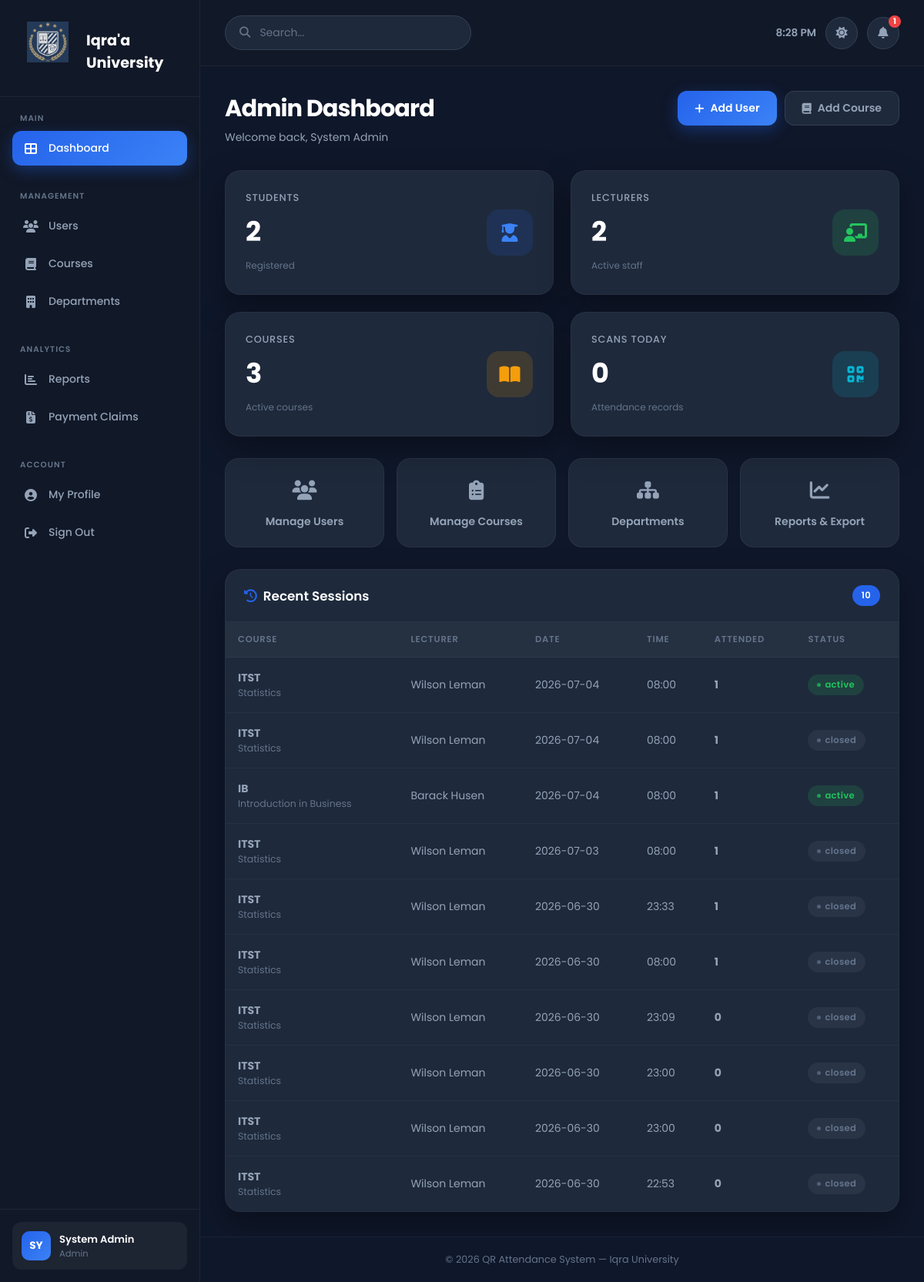
The page /admin/dashboard (signed in) on the database as committed earlier.
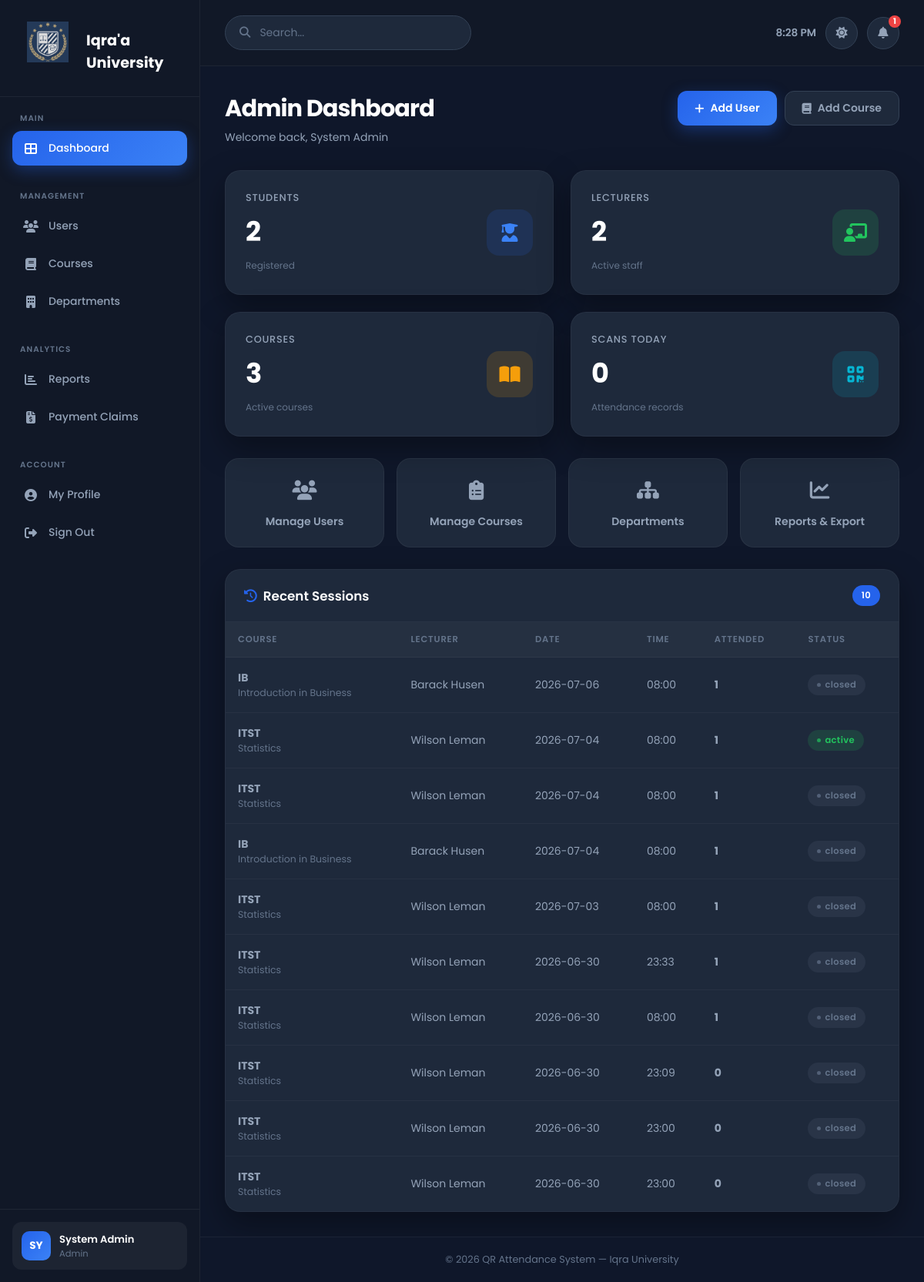
The same page on the database as committed later.
### tables this page shows
CREATE TABLE `sessions` (
  `id` int(10) UNSIGNED NOT NULL,
  `course_id` int(10) UNSIGNED NOT NULL,
  `lecturer_id` int(10) UNSIGNED NOT NULL,
  `title` varchar(180) DEFAULT NULL,
  `session_date` date NOT NULL,
  `start_time` time NOT NULL,
  `end_time` time NOT NULL,
  `qr_token` varchar(64) NOT NULL,
  `qr_expires_at` timestamp NOT NULL DEFAULT '1999-12-31 22:00:00',
  `qr_image_path` varchar(255) DEFAULT NULL,
  `status` enum('pending','active','closed') NOT NULL DEFAULT 'pending',
  `created_at` timestamp NOT NULL DEFAULT current_timestamp()
);

CREATE TABLE `courses` (
  `id` int(10) UNSIGNED NOT NULL,
  `department_id` int(10) UNSIGNED DEFAULT NULL,
  `lecturer_id` int(10) UNSIGNED DEFAULT NULL,
  `code` varchar(30) NOT NULL,
  `name` varchar(180) NOT NULL,
  `description` text DEFAULT NULL,
  `credit_hours` tinyint(3) UNSIGNED DEFAULT 3,
  `semester` tinyint(3) UNSIGNED DEFAULT NULL,
  `academic_year` varchar(10) DEFAULT NULL,
  `is_active` tinyint(1) NOT NULL DEFAULT 1,
  `created_at` timestamp NOT NULL DEFAULT current_timestamp()
);

### app/core/Controller.php (called while the page is built, shortened)
<?php
class Controller
{
    public function __construct()
    {
        $this->db = Database::getInstance();
    }
    protected function view(string $view, array $data = []): void
    {
        extract($data, EXTR_SKIP);
        $file = APP_PATH . "/views/{$view}.php";
        require APP_PATH . '/views/layouts/header.php';
        require $file;
        require APP_PATH . '/views/layouts/footer.php';
    }
}

### app/controllers/AdminController.php (called while the page is built, shortened)
<?php
class AdminController extends Controller
{
    public function dashboard(): void
    {
        $stats = [
            'students'  => $this->db->scalar("SELECT COUNT(*) FROM students"),
            'lecturers' => $this->db->scalar("SELECT COUNT(*) FROM lecturers"),
            'courses'   => $this->db->scalar("SELECT COUNT(*) FROM courses WHERE is_active=1"),
            'sessions'  => $this->db->scalar("SELECT COUNT(*) FROM sessions"),
            'today'     => $this->db->scalar(
                "SELECT COUNT(*) FROM attendance WHERE DATE(scanned_at) = CURDATE()"
            ),
        ];
        $recentSessions = $this->db->all(
            "SELECT s.*, c.name AS course_name, c.code AS course_code,
                    u.name AS lecturer_name, COUNT(a.id) AS att_count
               FROM sessions s
               JOIN courses   c ON c.id = s.course_id
               JOIN lecturers l ON l.id = s.lecturer_id
               JOIN users     u ON u.id = l.user_id
               LEFT JOIN attendance a ON a.session_id = s.id
              GROUP BY s.id
              ORDER BY s.created_at DESC LIMIT 10"
        );
        $this->view('admin/dashboard', [
            'user'           => Auth::user(),
            'stats'          => $stats,
            'recentSessions' => $recentSessions,
            'flash'          => $this->getFlash(),
        ]);
    }
}

### public/index.php (called while the page is built, shortened)
<?php
require_once APP_PATH . '/core/Database.php';
require_once APP_PATH . '/core/Controller.php';
require_once APP_PATH . '/core/Router.php';
$router = new Router();
$router->get( '/',         'AuthController@showLogin');
$router->get( '/login',    'AuthController@showLogin');
$router->post('/login',    'AuthController@login');
$router->get( '/register', 'AuthController@showRegister');
$router->post('/register', 'AuthController@register');
$router->get( '/logout',   'AuthController@logout');
$router->get( '/forgot-password', 'AuthController@showForgotPassword');
$router->post('/forgot-password', 'AuthController@forgotPassword');
$router->get( '/reset-password',  'AuthController@showResetPassword');
$router->post('/reset-password',  'AuthController@resetPassword');
$router->get( '/profile',        'ProfileController@edit',   ['auth']);
$router->post('/profile/update', 'ProfileController@update', ['auth']);
$router->get('/attend/:token', 'AttendanceController@scan');
$router->get( '/student/dashboard',              'StudentController@dashboard',        ['auth','role:student']);
$router->get( '/student/courses/:id',            'StudentController@courseDetail',     ['auth','role:student']);
$router->post('/student/confirm-attendance/:id', 'StudentController@confirmAttendance',['auth','role:student']);
$router->get( '/lecturer/dashboard',             'LecturerController@dashboard',          ['auth','role:lecturer']);
$router->get( '/lecturer/sessions',              'LecturerController@sessions',           ['auth','role:lecturer']);
$router->get( '/lecturer/sessions/create',       'LecturerController@createSessionForm',  ['auth','role:lecturer']);
$router->post('/lecturer/sessions/create',       'LecturerController@createSession',      ['auth','role:lecturer']);
$router->get( '/lecturer/sessions/:id/scan',     'LecturerController@scanView',           ['auth','role:lecturer']);
$router->post('/lecturer/sessions/:id/activate', 'LecturerController@activateSession',    ['auth','role:lecturer']);
$router->post('/lecturer/sessions/:id/close',    'LecturerController@closeSession',       ['auth','role:lecturer']);
$router->get( '/lecturer/sessions/:id/manual',   'LecturerController@manualAttendanceForm',['auth','role:lecturer']);
$router->post('/lecturer/sessions/:id/manual',   'LecturerController@manualAttendance',   ['auth','role:lecturer']);
$router->get( '/lecturer/claims',            'ClaimController@index',      ['auth','role:lecturer']);
$router->get( '/lecturer/claims/create',     'ClaimController@createForm', ['auth','role:lecturer']);
$router->post('/lecturer/claims/create',     'ClaimController@create',     ['auth','role:lecturer']);
$router->get( '/lecturer/claims/:id/print',  'ClaimController@printForm',  ['auth','role:lecturer']);
$router->post('/lecturer/claims/:id/submit', 'ClaimController@submit',     ['auth','role:lecturer']);
$router->get( '/lecturer/claims/:id',        'ClaimController@show',       ['auth','role:lecturer']);
$router->get( '/admin/dashboard',              'AdminController@dashboard',        ['auth','role:admin']);
$router->get( '/admin/users',                  'AdminController@users',            ['auth','role:admin']);
$router->get( '/admin/users/create',           'AdminController@createUserForm',   ['auth','role:admin']);
$router->post('/admin/users/create',           'AdminController@createUser',       ['auth','role:admin']);
$router->post('/admin/users/:id/toggle',       'AdminController@toggleUser',       ['auth','role:admin']);
$router->get( '/admin/courses',                'AdminController@courses',          ['auth','role:admin']);
$router->get( '/admin/courses/create',         'AdminController@createCourseForm', ['auth','role:admin']);
$router->post('/admin/courses/create',         'AdminController@createCourse',     ['auth','role:admin']);
$router->post('/admin/courses/:id/toggle',     'AdminController@toggleCourse',     ['auth','role:admin']);
$router->get( '/admin/courses/:id/enrollment', 'AdminController@enrollmentView',   ['auth','role:admin']);
$router->post('/admin/courses/:id/enroll',     'AdminController@enrollStudent',    ['auth','role:admin']);
$router->post('/admin/courses/:id/set-rep',    'AdminController@setClassRep',      ['auth','role:admin']);
$router->get( '/admin/departments',            'AdminController@departments',      ['auth','role:admin']);
$router->post('/admin/departments/create',     'AdminController@createDepartment', ['auth','role:admin']);
$router->get( '/admin/reports',                'AdminController@reports',          ['auth','role:admin']);
$router->get( '/admin/reports/export',         'AdminController@exportReport',     ['auth','role:admin']);
$router->get( '/admin/claims',             'ClaimController@adminIndex', ['auth','role:admin']);
$router->post('/admin/claims/:id/approve', 'ClaimController@approve',    ['auth','role:admin']);
$router->post('/admin/claims/:id/reject',  'ClaimController@reject',     ['auth','role:admin']);
$router->get( '/admin/claims',             'ClaimController@adminIndex', ['auth','role:admin']);
$router->get( '/admin/claims/:id',         'ClaimController@adminView',  ['auth','role:admin']);
$router->post('/admin/claims/:id/approve', 'ClaimController@approve',    ['auth','role:admin']);
$router->post('/admin/claims/:id/reject',  'ClaimController@reject',     ['auth','role:admin']);
$router->dispatch();

### app/config/database.php (called while the page is built)
<?php
return [
    'driver'   => 'mysql',
    'host'     => $_ENV['DB_HOST']     ?? 'localhost',
    'port'     => $_ENV['DB_PORT']     ?? '3306',
    'database' => $_ENV['DB_NAME']     ?? 'qr_attendance',
    'username' => $_ENV['DB_USER']     ?? 'root',
    'password' => $_ENV['DB_PASS']     ?? '',
    'charset'  => 'utf8mb4',
    'options'  => [
        PDO::ATTR_ERRMODE            => PDO::ERRMODE_EXCEPTION,
        PDO::ATTR_DEFAULT_FETCH_MODE => PDO::FETCH_ASSOC,
        PDO::ATTR_EMULATE_PREPARES   => false,
    ],
];

### app/core/Database.php (called while the page is built, shortened)
<?php
class Database
{
    private static ?Database $instance = null;
    private PDO $pdo;
    private function __construct()
    {
        $config = require APP_PATH . '/config/database.php';
        $dsn = sprintf(
            '%s:host=%s;port=%s;dbname=%s;charset=%s',
            $config['driver'],
            $config['host'],
            $config['port'],
            $config['database'],
            $config['charset']
        );
        try {
            $this->pdo = new PDO($dsn, $config['username'], $config['password'], $config['options']);
        } catch (PDOException $e) {
            error_log('DB connection failed: ' . $e->getMessage());
            throw new RuntimeException('Database connection failed. Check logs for details.');
        }
    }
    public static function getInstance(): self
    {
        if (self::$instance === null) {
            self::$instance = new self();
        }
        return self::$instance;
    }
    private function run(string $sql, array $params = []): PDOStatement
    {
        $stmt = $this->pdo->prepare($sql);
        $stmt->execute($params);
        return $stmt;
    }
    public function all(string $sql, array $params = []): array
    {
        return $this->run($sql, $params)->fetchAll();
    }
    public function scalar(string $sql, array $params = []): mixed
    {
        $row = $this->run($sql, $params)->fetch(PDO::FETCH_NUM);
        return $row ? $row[0] : null;
    }
}

### app/views/admin/dashboard.php (the view, shortened to what the rows shown need)
<div class="page-title">
    <div>
        <h1>Admin Dashboard</h1>
        <p>Welcome back, <?= htmlspecialchars($user['name']) ?></p>
    </div>
    <div class="actions">
        <a href="<?= BASE_URL ?>/admin/users/create" class="btn btn-primary">
            <i class="fas fa-plus"></i> Add User
        </a>
        <a href="<?= BASE_URL ?>/admin/courses/create" class="btn btn-secondary">
            <i class="fas fa-book"></i> Add Course
        </a>
    </div>
</div>
<div class="stats">
    <a href="<?= BASE_URL ?>/admin/users?filter=student" class="stat-card" style="text-decoration:none;cursor:pointer">
        <div class="stat-info">
            <h3>Students</h3>
            <h1 data-counter="<?= (int)$stats['students'] ?>"><?= (int)$stats['students'] ?></h1>
            <small>Registered</small>
        </div>
        <div class="stat-icon blue"><i class="fas fa-user-graduate"></i></div>
    </a>
    <a href="<?= BASE_URL ?>/admin/users?filter=lecturer" class="stat-card" style="text-decoration:none;cursor:pointer">
        <div class="stat-info">
            <h3>Lecturers</h3>
            <h1 data-counter="<?= (int)$stats['lecturers'] ?>"><?= (int)$stats['lecturers'] ?></h1>
            <small>Active staff</small>
        </div>
        <div class="stat-icon green"><i class="fas fa-chalkboard-teacher"></i></div>
    </a>
    <a href="<?= BASE_URL ?>/admin/courses" class="stat-card" style="text-decoration:none;cursor:pointer">
        <div class="stat-info">
            <h3>Courses</h3>
            <h1 data-counter="<?= (int)$stats['courses'] ?>"><?= (int)$stats['courses'] ?></h1>
            <small>Active courses</small>
        </div>
        <div class="stat-icon amber"><i class="fas fa-book-open"></i></div>
    </a>
    <a href="<?= BASE_URL ?>/admin/reports" class="stat-card" style="text-decoration:none;cursor:pointer">
        <div class="stat-info">
            <h3>Scans Today</h3>
            <h1 data-counter="<?= (int)$stats['today'] ?>"><?= (int)$stats['today'] ?></h1>
            <small>Attendance records</small>
        </div>
        <div class="stat-icon cyan"><i class="fas fa-qrcode"></i></div>
    </a>
</div>
<div class="admin-nav-grid">
    <a href="<?= BASE_URL ?>/admin/users" class="admin-nav-card">
        <div class="admin-nav-icon"><i class="fas fa-users"></i></div>
        Manage Users
    </a>
    <a href="<?= BASE_URL ?>/admin/courses" class="admin-nav-card">
        <div class="admin-nav-icon"><i class="fas fa-clipboard-list"></i></div>
        Manage Courses
    </a>
    <a href="<?= BASE_URL ?>/admin/departments" class="admin-nav-card">
        <div class="admin-nav-icon"><i class="fas fa-sitemap"></i></div>
        Departments
    </a>
    <a href="<?= BASE_URL ?>/admin/reports" class="admin-nav-card">
        <div class="admin-nav-icon"><i class="fas fa-chart-line"></i></div>
        Reports & Export
    </a>
</div>
<div class="panel">
    <div class="panel-header">
        <h2><i class="fas fa-history" style="color:var(--primary);margin-right:8px"></i>Recent Sessions</h2>
        <span class="badge badge-count"><?= count($recentSessions) ?></span>
    </div>
    <div class="table-wrap">
        <?php if (empty($recentSessions)): ?>
        <div class="empty-state">
            <div class="empty-icon">📋</div>
            <p>No sessions yet.</p>
        </div>
        <?php else: ?>
        <table class="table">
            <thead>
                <tr>
                    <th>Course</th><th>Lecturer</th><th>Date</th>
                    <th>Time</th><th>Attended</th><th>Status</th>
                </tr>
            </thead>
            <tbody>
            <?php foreach ($recentSessions as $s): ?>
                <tr>
                    <td>
                        <strong><?= htmlspecialchars($s['course_code']) ?></strong>
                        <div style="font-size:.78rem;color:var(--text-muted)"><?= htmlspecialchars($s['course_name']) ?></div>
                    </td>
                    <td><?= htmlspecialchars($s['lecturer_name']) ?></td>
                    <td><?= htmlspecialchars($s['session_date']) ?></td>
                    <td><?= htmlspecialchars(substr($s['start_time'],0,5)) ?></td>
                    <td><strong><?= (int)$s['att_count'] ?></strong></td>
                    <td><span class="badge badge-<?= $s['status'] ?>"><?= $s['status'] ?></span></td>
                </tr>
            <?php endforeach; ?>
            </tbody>
        </table>
        <?php endif; ?>
    </div>
</div>

### app/core/Router.php (shortened to what the rows shown need)
<?php
class Router
{
    private array $routes = [];
    private function addRoute(string $method, string $path, string $handler, array $middleware): void
    {
        $this->routes[] = compact('method', 'path', 'pattern', 'handler', 'middleware');
    }
    public function dispatch(): void
{
    $method     = $_SERVER['REQUEST_METHOD'];
    $requestUri = strtok($_SERVER['REQUEST_URI'], '?');
    $scriptDir  = str_replace('\\', '/', dirname($_SERVER['SCRIPT_NAME']));
    $basePath   = rtrim($scriptDir, '/');
    $uri        = '/' . ltrim(substr($requestUri, strlen($basePath)), '/');
    $uri = preg_replace('#^/index\.php(/|$)#', '/', $uri);
    foreach ($this->routes as $route) {
            if ($route['method'] !== $method) {
                continue;
            }
            if (!preg_match($route['pattern'], $uri, $matches)) {
                continue;
            }
            $params = array_filter($matches, 'is_string', ARRAY_FILTER_USE_KEY);
            [$class, $action] = explode('@', $route['handler']);
            $controller = new $class();
            $controller->$action($params);
            return;
        }
    }
}

Rows that differ between the two databases and show on the page:
no longer on this page (row unchanged): sessions: course.code "ITST", course.name "Statistics", lecturer_name "Wilson Leman", session_date "2026-06-30", start_time "22:53", att_count "0", status "closed"
added sessions: course.code "IB", course.name "Introduction in Business", lecturer_name "Barack Husen", session_date "2026-07-06", start_time "08:00", att_count "1", status "closed"
changed sessions (number 4 of 10 on the later page): status "active" → "closed"
